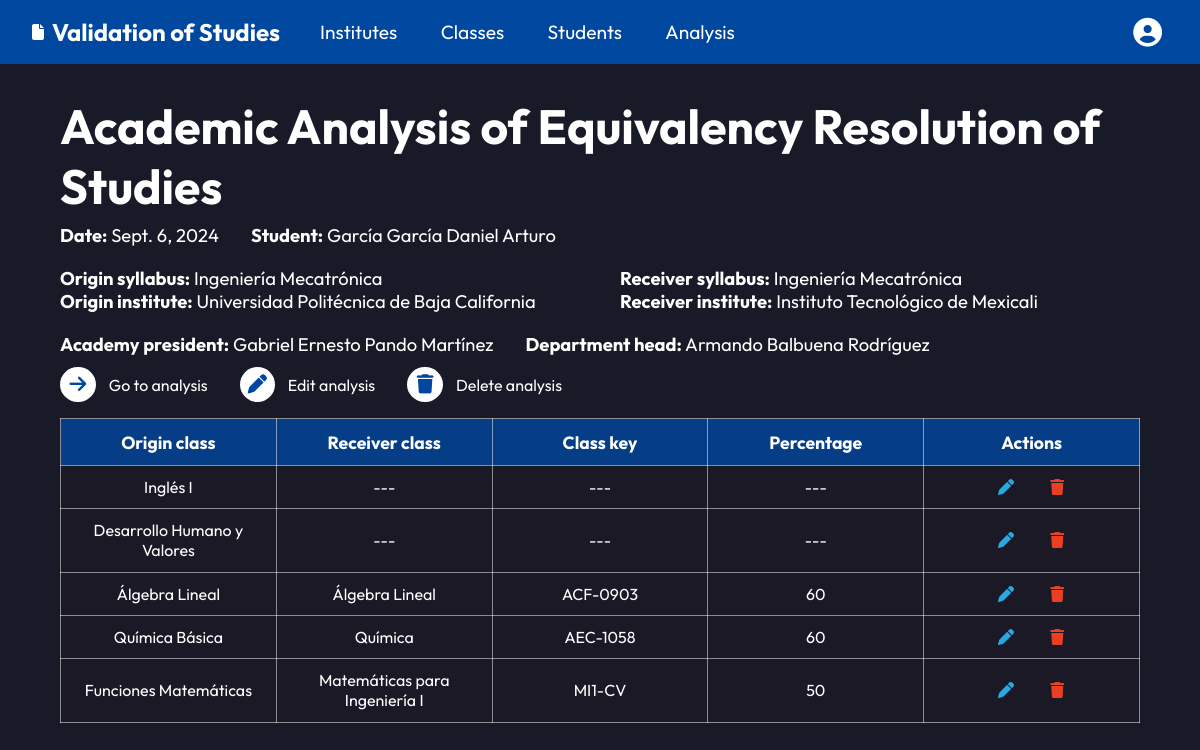
The app's page /students/3/analysis/ (signed in), older data.
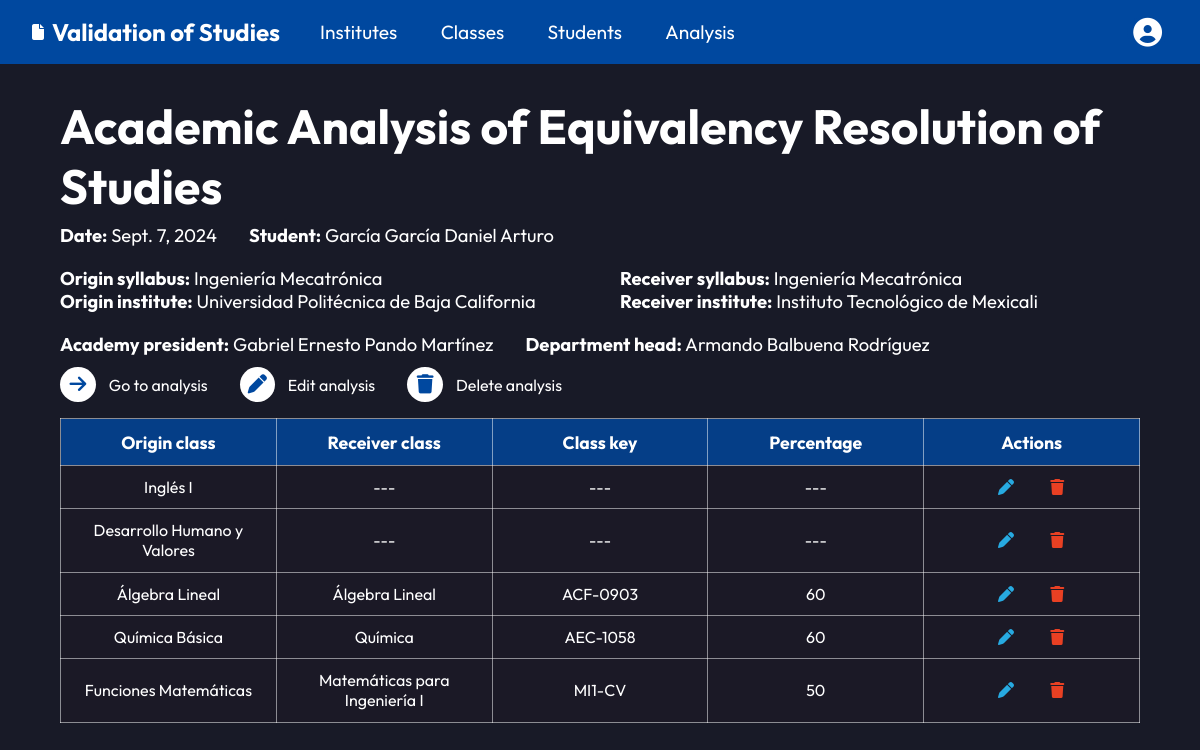
The same page, newer data.
### students/models.py (models this page shows, shortened)
class Student(models.Model):
  institute = models.ForeignKey(
    Institute,
    on_delete=models.CASCADE,
    blank=True, null=True
  )
  career = models.ForeignKey(
    Career,
    on_delete=models.CASCADE,
    blank=True, null=True
  )
  first_name = models.CharField(max_length=128)
  paternal_surname = models.CharField(max_length=128)
  maternal_surname = models.CharField(max_length=128)
  street_and_number = models.CharField(max_length=256)
  neighborhood = models.CharField(max_length=256)
  zip_code = models.IntegerField()
  municipality = models.CharField(max_length=128)
  city = models.CharField(max_length=128)
  state = models.CharField(max_length=128)
  phone_number = models.IntegerField()
  nationality = models.CharField(max_length=128)
  sex = models.CharField(max_length=1)
  level = models.CharField(max_length=128)
  area = models.CharField(max_length=128)
  created_at = models.DateTimeField(auto_now_add=True)

### equivalences/models.py (models this page shows, shortened)
class DocAnalysis(models.Model):
  student = models.OneToOneField(
    Student,
    on_delete=models.CASCADE,
    primary_key=True,
    related_name="analysis"
  )
  analysis = models.ForeignKey(
    Analysis,
    on_delete=models.SET_NULL,
    null=True
  )
  academy_president = models.CharField(max_length=256)
  department_head = models.CharField(max_length=256)
  created_at = models.DateField(auto_now_add=True)

class Equivalence(models.Model):
  analysis = models.ForeignKey(
    Analysis,
    on_delete=models.CASCADE,
    blank=True, null=True
  )
  origin_subject = models.ForeignKey(
    Subject,
    on_delete=models.CASCADE,
    blank=True, null=True,
    related_name="origin_subject"
  )
  receiver_subject = models.ForeignKey(
    Subject,
    on_delete=models.CASCADE,
    blank=True, null=True,
    related_name="receiver_subject"
  )
  percentage= models.IntegerField(
    default=0,
    validators=[MinValueValidator(0), MaxValueValidator(100)]
  )

class Analysis(models.Model):
  origin_syllabus = models.ForeignKey(
    Syllabus,
    on_delete=models.SET_NULL,
    null=True,
    related_name="origin_syllabus"
  )
  receiver_syllabus = models.ForeignKey(
    Syllabus,
    on_delete=models.SET_NULL,
    null=True,
    related_name="receiver_syllabus"
  )

### institutes/models.py (models this page shows, shortened)
class Subject(models.Model):
  career = models.ManyToManyField(Career)
  key = models.CharField(max_length=128)
  name = models.CharField(max_length=128)
  def __str__(self):
    return self.name

class Syllabus(models.Model):
  career = models.OneToOneField(
    Career,
    on_delete=models.CASCADE,
    primary_key=True,
    related_name="syllabus"
  )
  key = models.CharField(max_length=128)
  start_date = models.DateField()
  final_date = models.DateField()
  def __str__(self):
    return self.career.name

class Career(models.Model):
  institute = models.ForeignKey(
    Institute,
    on_delete=models.CASCADE,
    blank=True, null=True
  )
  name = models.CharField(max_length=128)
  is_engineering = models.BooleanField(default=0)

class Institute(models.Model):
  name = models.CharField(max_length=128)
  republic_state = models.CharField(max_length=128)

### students/views.py (the view)
# urls.py: path("<int:pk>/analysis/", views.AnalysisDetailView.as_view(), name="doc-analysis"),
class AnalysisDetailView(LoginRequiredMixin, DetailView):
  template_name = "students/adoc.html"
  model = DocAnalysis
  def get_context_data(self, **kwargs):
    context = super().get_context_data(**kwargs)
    pk = self.kwargs.get('pk')
    student = get_object_or_404(Student, pk=pk)
    context["student"] = student
    context["equivalence_list"] = student.analysis.analysis.equivalence_set.all().order_by('origin_subject')
    return context

### templates/students/adoc.html (shortened to what this page needs)
{% extends 'base.html' %}
{% block content %}
<h2 class="main-title">Academic Analysis of Equivalency Resolution of Studies</h2>
<div class="flex-gap-2">
  <p><b>Date:</b> {{ student.analysis.created_at }}</p>
  <p><b>Student:</b> {{ student.paternal_surname }} {{ student.maternal_surname }} {{ student.first_name }}</p>
</div>
<br>
<div class="syllabus-grid">
  <p><b>Origin syllabus:</b> {{ student.analysis.analysis.origin_syllabus }}</p>
  <p><b>Receiver syllabus:</b> {{ student.analysis.analysis.receiver_syllabus }}</p>
  <p><b>Origin institute:</b> {{ student.analysis.analysis.origin_syllabus.career.institute.name }}</p>
  <p><b>Receiver institute:</b> {{ student.analysis.analysis.receiver_syllabus.career.institute.name }}</p>
</div>
<br>
<div class="flex-gap-2">
  <p><b>Academy president:</b> {{ student.analysis.academy_president }}</p>
  <p><b>Department head:</b> {{ student.analysis.department_head }}</p>
</div>
<div class="actions-div">
  <a href="{% url 'equivalences' student.analysis.analysis.id %}"><i class="fa-solid fa-arrow-right circle-icon"></i> Go to analysis</a>
  <a href="{% url 'edit-doc-analysis' student.id %}"><i class="fa-solid fa-pen"></i> Edit analysis</a>
  <a href="{% url 'delete-doc-analysis' student.id %}"><i class="fa-solid fa-trash circle-icon"></i> Delete analysis</a>
</div>
<div>
  <table>
    <tr>
      <th>Origin class</th>
      <th>Receiver class</th>
      <th>Class key</th>
      <th>Percentage</th>
      <th>Actions</th>
    </tr>
    {% for equivalence in equivalence_list %}
    <tr>
      <td>{{ equivalence.origin_subject }}</td>
      {% if equivalence.receiver_subject == None %}
      <td>---</td>
      <td>---</td>
      <td>---</td>
      {% else %}
      <td>{{ equivalence.receiver_subject }}</td>
      <td>{{ equivalence.receiver_subject.key }}</td>
      <td>{{ equivalence.percentage }}</td>
      {% endif %}
      <td class="actions">
        <div><a href="{% url 'edit-equivalence' pk1=student.analysis.analysis.id  pk=equivalence.id %}"><i class="fa-solid fa-pen edit"></i></a></div>
        <div><a href="{% url 'delete-equivalence' pk1=student.analysis.analysis.id  pk=equivalence.id %}"><i class="fa-solid fa-trash delete"></i></a></div>
      </td>
    </tr>
    {% endfor %}
  </table>
</div>
{% endblock content %}

Row changes from the older to the newer data that the page shows:
changed through a linked row, Student "García": analysis.created_at "Sept. 6, 2024" → "Sept. 7, 2024"
